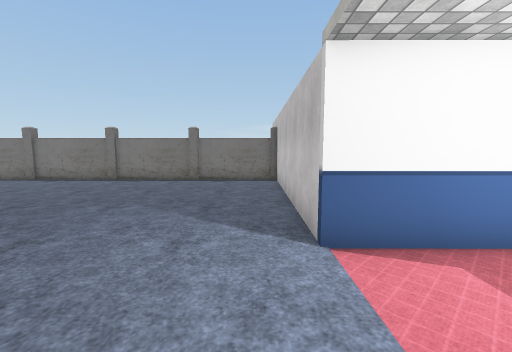
[1] (above)

15 first-person views from a walk through a scene from a Unity 3-D project. The camera is 1.5 m above the floor, tilts 6° down and sees 90° across. Doors are open. The floor is counted in squares, 1 m on a side. Each view is taken from the middle of a square. On the plan, view 1 faces up. The plan holds only what a view shows up to about 13 squares ahead; the rest is blank. The place goes on beyond the plan. The player is left out. Some surface patterns are stand-ins.

[2]
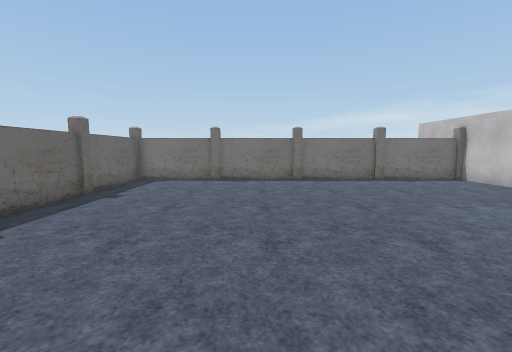

[3]
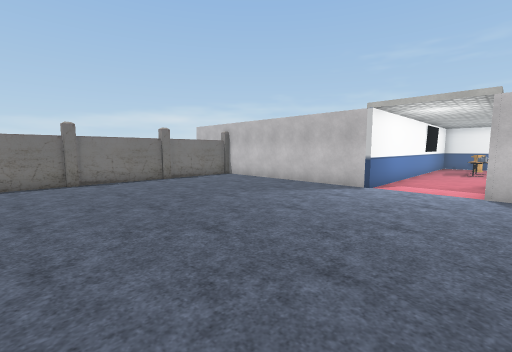

[4]
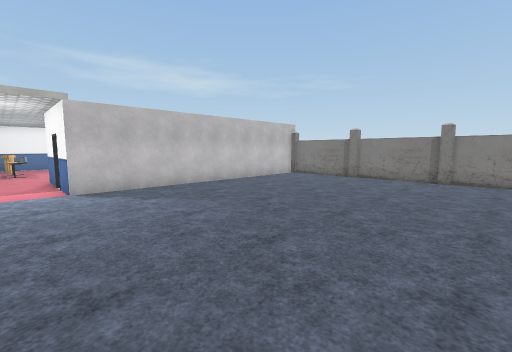

[5]
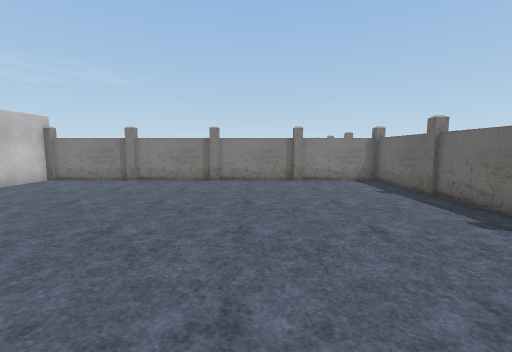

[6]
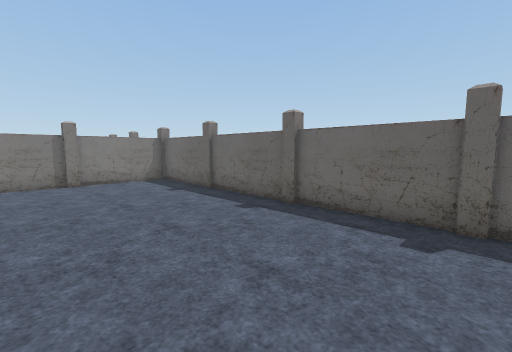

[7]
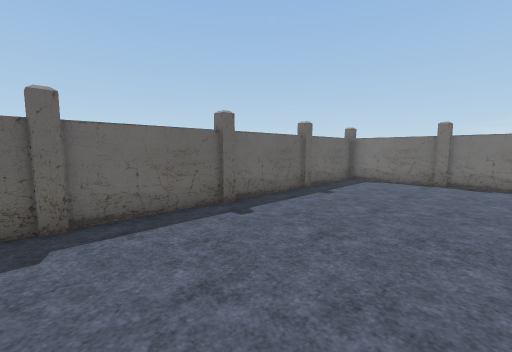

[8]
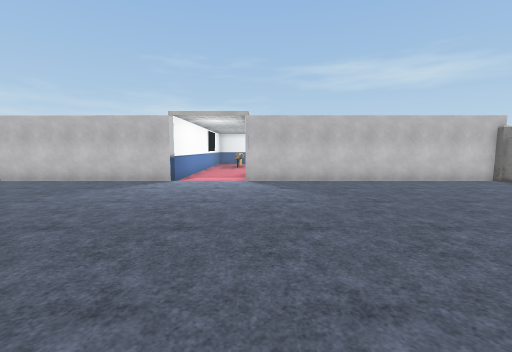

[9]
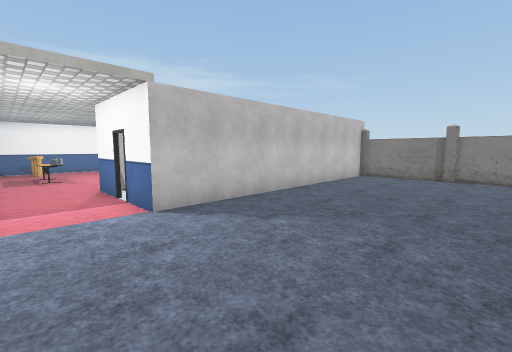

[10]
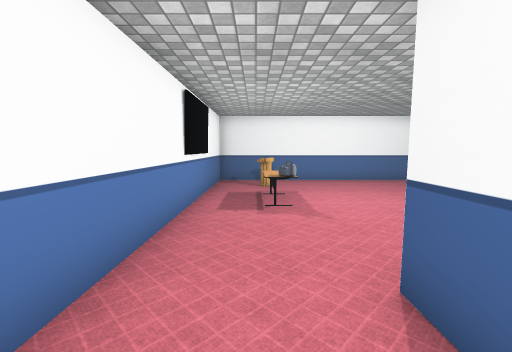

[11]
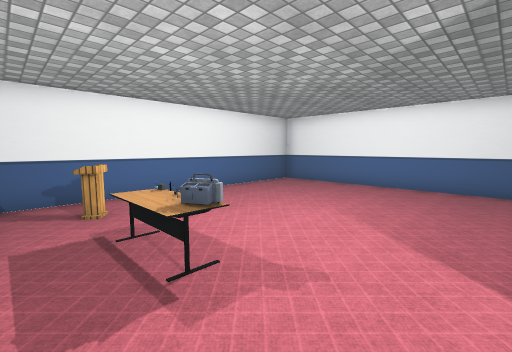

[12]
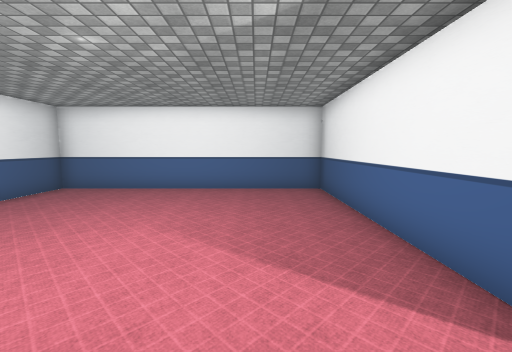

[13]
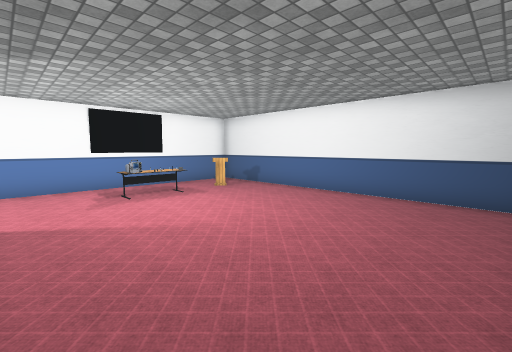

[14]
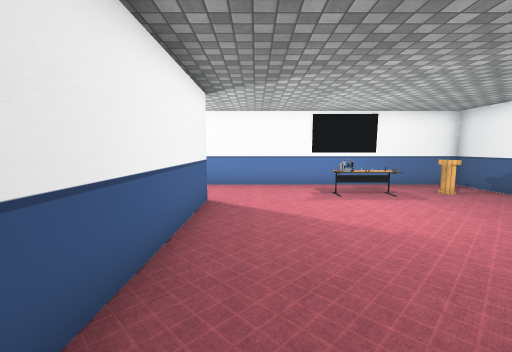

[15]
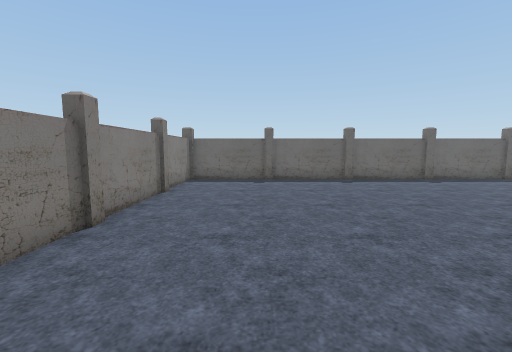

### Floor plan
Points are (right, up) in squares from view 1. A wall is a line through its corners. A room is listed if a view was taken in it or the views show most of it. See-through windows are left out.
Room 1 (views 1, 2, 3, 4, 5, 6, 7, 8, 9, 15)
walls: (1, 3.8) (1, 12.5) (-14.8, 12.5) (-14.8, -11.3) (1, -11.3) (1, 0.5)
ways out: open door at (1.2, 2) to room 2
Room 2 (view 10)
walls: (3.5, 0.5) (5.6, 0.5); (1, 0.5) (2.9, 0.5); (5.4, 3.8) (1, 3.8)
ways out: open door at (1.2, 2) to room 1; open door at (5.6, 2.2) to room 3; open door at (3, 0)
Room 3 (views 11, 12, 13, 14)
walls: (5.6, 0.5) (5.5, -7.7) (15.4, -7.7) (15.4, 3.8) (11.3, 3.8); (9.6, 3.8) (5.4, 3.8)
ways out: open door at (5.6, 2.2) to room 2
objects: other object (9, 1); table (10, 1) to (11, 2); other object (13, 2) to (14, 2)

Where each view was taken, in squares from view 1:
view 1: 0 up, 0 right, facing up
view 2: 0 up, 9 left, facing up
view 3: 0 up, 9 left, facing up-right
view 4: 2 up, 9 left, facing down-right
view 5: 1 up, 9 left, facing down
view 6: 1 up, 9 left, facing down-left
view 7: 0 up, 9 left, facing up-left
view 8: 0 up, 11 left, facing right
view 9: 3 up, 5 left, facing down-right
view 10: 2 up, 3 right, facing right
view 11: 3 up, 7 right, facing down-right
view 12: 2 up, 8 right, facing down
view 13: 7 down, 7 right, facing up-right
view 14: 7 down, 7 right, facing up
view 15: 8 down, 2 left, facing left
